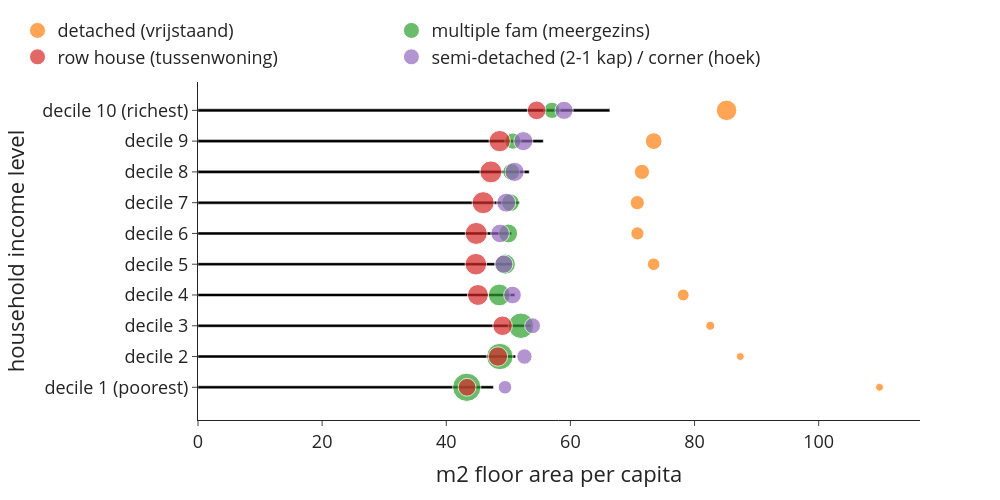

The cell this chart's notebook holds for it:
### Markdown cell above
#### Floor area

### Code cell
#floor area per income level
use_m2_total_inc = (use['size2019_w1']*use['n_hhd']).groupby(level=0, sort=False).sum() #m2 total in each group summed by income level
use_cap_total_inc = use['n_hhdmem2019'].groupby(level=0, sort=False).sum() #no. of people in each group summed by income level
use_m2_per_cap_inc = use_m2_total_inc / use_cap_total_inc #m2/cap in each income group
use_m2_per_cap_inc.plot(kind='bar') #per person
"""interpretation: especially the highest income decile has considerably more floor area available than the vast majority"""

#floor area per income level and building type
use_m2_total_inc_type = (use['size2019_w1']*use['n_hhd']).groupby(level=[0,1], sort=False).sum() #m2 total in each group summed by income level
use_cap_total_inc_type = use['n_hhdmem2019'].groupby(level=[0,1], sort=False).sum() #no. of people in each group summed by income level
use_m2_per_cap_inc_type = use_m2_total_inc_type / use_cap_total_inc_type #m2/cap in each income group

#preparing the dataframes for plotting
df = use_m2_per_cap_inc
df2=use_m2_per_cap_inc_type.rename('value').to_frame()
df2['n_hhd'] = use['n_hhd'].groupby(level=[0,1], sort=False).sum()
df2 = df2.reset_index()

#plot
colors = ['#000000', #construction
                            '#fe6100', #buildings                                              
                                        '#648fff', #roads
                                        '#785ef0', #railways
                                        '#ffb000', #electricity
                                        '#808080', #other civil engineering
                                        '#000000', #construction
                                        ]
fig = px.bar(df, x=df.values, y=df.index,  
             labels={'x':'m2 floor area per capita', 'inc_lab':'household income level'}, 
             template='simple_white', 
             color_discrete_sequence=colors) 
fig.update_layout(width=1000, height=500, 
                      #xaxis_tickformat = '.0%',
                      font=dict(size=18),
                      bargap=0.9,
                      legend=dict(
        orientation="h",
        #entrywidth=70,
        yanchor="bottom",
        y=1.02,
        xanchor="left",
        x=-0.25,
    ))

df2=use_m2_per_cap_inc_type.rename('value').to_frame()
df2['n_hhd'] = use['n_hhd'].groupby(level=[0,1], sort=False).sum()

for i in df2.index.levels[1].to_list():
    df_plot = df2.xs(i, level=1)
    fig.add_trace(go.Scatter(
            y=df_plot.index, 
            x=df_plot['value'],
            mode='markers',
            name=i,
            marker=dict(size=df_plot['n_hhd'],
                        sizemode='area',
                        sizeref=4*max(df2['n_hhd'])/(40.**2),
                        sizemin=4,
                        #color=10*[0, 1, 2, 3],
                        ),
            showlegend=True
        ))

fig.write_image('visualisations/bubblechart_m2_per_cap_inc_type.png', scale=3)
fig.show()

### Figure 1 — Plotly figure (JSON) as saved in the notebook; plotly's stock layout.template omitted (floating-point values rounded to 4 significant figures)
{"data": [{"alignmentgroup": "True", "hovertemplate": "m2 floor area per capita=%{x}<br>household income level=%{y}<extra></extra>", "legendgroup": "", "marker": {"color": "#000000", "pattern": {"shape": ""}}, "name": "", "offsetgroup": "", "orientation": "h", "showlegend": false, "textposition": "auto", "type": "bar", "x": [47.6, 51.18, 53.64, 51.06, 50.61, 50.53, 51.81, 53.36, 55.63, 66.36], "xaxis": "x", "y": ["decile 1 (poorest)", "decile 2", "decile 3", "decile 4", "decile 5", "decile 6", "decile 7", "decile 8", "decile 9", "decile 10 (richest)"], "yaxis": "y"}, {"marker": {"size": [32395, 27950, 41945, 72940, 81585, 90300, 104820, 120430, 145785, 218345], "sizemin": 4, "sizemode": "area", "sizeref": 1041.0}, "mode": "markers", "name": "detached (vrijstaand)", "showlegend": true, "type": "scatter", "x": [109.8, 87.38, 82.53, 78.18, 73.41, 70.8, 70.78, 71.52, 73.42, 85.16], "y": ["decile 1 (poorest)", "decile 2", "decile 3", "decile 4", "decile 5", "decile 6", "decile 7", "decile 8", "decile 9", "decile 10 (richest)"]}, {"marker": {"size": [416250, 361300, 337500, 246790, 212830, 186680, 163815, 147600, 137350, 137080], "sizemin": 4, "sizemode": "area", "sizeref": 1041.0}, "mode": "markers", "name": "multiple fam (meergezins)", "showlegend": true, "type": "scatter", "x": [43.3, 48.63, 52.03, 48.54, 49.51, 49.97, 50.34, 50.47, 50.74, 57.03], "y": ["decile 1 (poorest)", "decile 2", "decile 3", "decile 4", "decile 5", "decile 6", "decile 7", "decile 8", "decile 9", "decile 10 (richest)"]}, {"marker": {"size": [164970, 195995, 199015, 227065, 242180, 251775, 253330, 250285, 236150, 182020], "sizemin": 4, "sizemode": "area", "sizeref": 1041.0}, "mode": "markers", "name": "row house (tussenwoning)", "showlegend": true, "type": "scatter", "x": [43.35, 48.32, 49.07, 45.1, 44.77, 44.82, 45.94, 47.19, 48.61, 54.55], "y": ["decile 1 (poorest)", "decile 2", "decile 3", "decile 4", "decile 5", "decile 6", "decile 7", "decile 8", "decile 9", "decile 10 (richest)"]}, {"marker": {"size": [95435, 123450, 130370, 162075, 172470, 180210, 186820, 190580, 189560, 171500], "sizemin": 4, "sizemode": "area", "sizeref": 1041.0}, "mode": "markers", "name": "semi-detached (2-1 kap) / corner (hoek)", "showlegend": true, "type": "scatter", "x": [49.46, 52.59, 53.91, 50.67, 49.27, 48.67, 49.66, 51.01, 52.42, 58.98], "y": ["decile 1 (poorest)", "decile 2", "decile 3", "decile 4", "decile 5", "decile 6", "decile 7", "decile 8", "decile 9", "decile 10 (richest)"]}], "layout": {"bargap": 0.9, "barmode": "relative", "font": {"size": 18}, "height": 500, "legend": {"orientation": "h", "tracegroupgap": 0, "x": -0.25, "xanchor": "left", "y": 1.02, "yanchor": "bottom"}, "margin": {"t": 60}, "width": 1000, "xaxis": {"anchor": "y", "domain": [0, 1], "title": {"text": "m2 floor area per capita"}}, "yaxis": {"anchor": "x", "domain": [0, 1], "title": {"text": "household income level"}}}}
